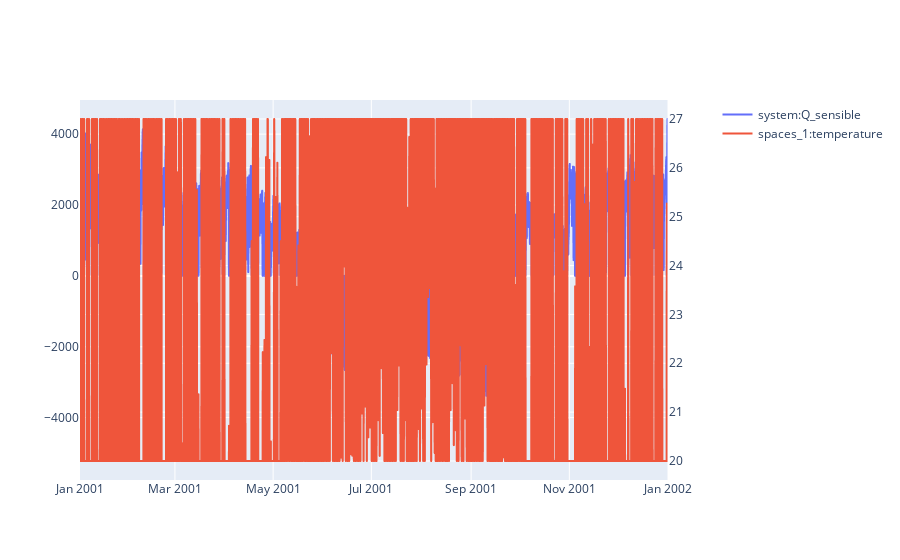

The notebook cell this image was saved under:
### Code cell
sim.plot(pro.dates(),[pro.component("system").variable("Q_sensible"),pro.component("spaces_1").variable("temperature")],axis=[1,2])

### Figure 1 — Plotly figure (JSON) as saved in the notebook; plotly's stock layout.template omitted (floating-point values rounded to 4 significant figures; data arrays with more than 128 entries replaced by an {"elided": "..."} marker saying what was removed)
{"data": [{"hovertemplate": "date=%{x}<br>system:Q_sensible=%{y}<extra></extra>", "legendgroup": "", "line": {"dash": "solid"}, "marker": {"symbol": "circle"}, "mode": "lines", "name": "system:Q_sensible", "showlegend": true, "type": "scattergl", "x": {"elided": "8760 str values"}, "xaxis": "x", "y": {"elided": "8760 float values"}, "yaxis": "y"}, {"hovertemplate": "date=%{x}<br>space_1:temperature=%{y}<extra></extra>", "legendgroup": "", "line": {"dash": "solid"}, "marker": {"symbol": "circle"}, "mode": "lines", "name": "spaces_1:temperature", "showlegend": true, "type": "scattergl", "x": {"elided": "8760 str values"}, "xaxis": "x", "y": {"elided": "8760 float values"}, "yaxis": "y2"}], "layout": {"xaxis": {"anchor": "y", "domain": [0, 0.94]}, "yaxis": {"anchor": "x", "domain": [0, 1]}, "yaxis2": {"anchor": "x", "overlaying": "y", "side": "right"}}}
